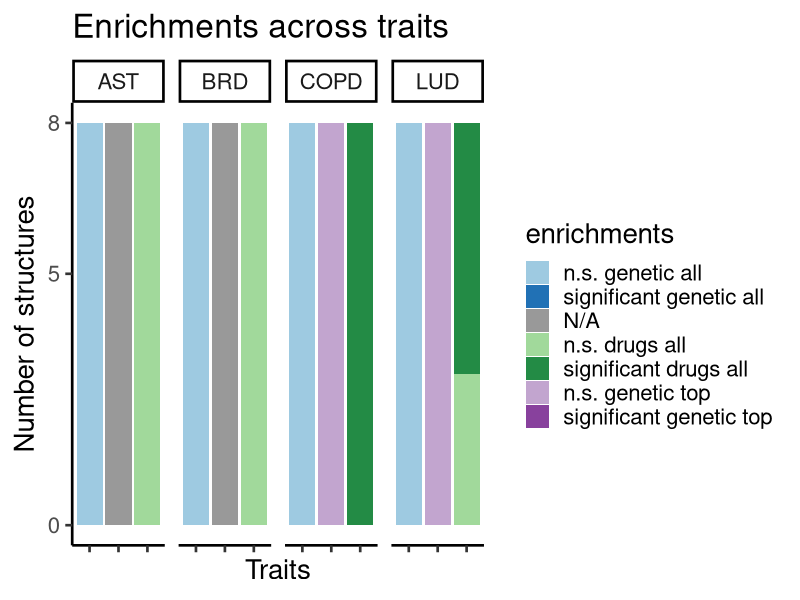

Recreate this plot in R.
## ---- chunk 1
library(ggplot2)
## ---- chunk 2
mydata <- read.csv("Enrichments_barplot_HLA_Bronchi_A42.csv", sep = ";")
## ---- chunk 3
enrichments <- mydata$Enrichment
trait <- mydata$Trait
number_of_structures <- as.numeric(mydata$Structures)
geneset <- mydata$Gene.set
factor_lvl <- 1:length(mydata[,1])
## ---- chunk 4
enrichments <- factor(enrichments, levels = rev(unique(enrichments)))
geneset <- factor(geneset, levels = unique(geneset))
trait <- factor(trait, levels = unique(trait))

## ---- chunk 5
# creating data frame 
enriched_proportions <- data.frame(number_of_structures,trait,enrichments,geneset,factor_lvl)

## ---- chunk 6
p1 <-   ggplot(enriched_proportions, aes(x=geneset, y=number_of_structures, fill = enrichments)) +
    geom_bar(stat="identity", position = "stack") +
    scale_y_continuous(breaks = c(0,5,8)) + #,limits = c(0,20)) +
    #geom_text(size = 6, position = position_stack(vjust = 0.75),aes(label = number_of_structures)) +
    facet_wrap(~ trait, ncol = 12) +
    labs(title="Enrichments across traits") +
    xlab("Traits") +
    ylab("Number of structures") +
    theme_classic(base_size = 20) +
    theme(axis.text.x=element_blank()) +
    scale_fill_manual(values=c("#88419D","#C2A5CF","#238B45", "#A1D99B","grey60","#2171B5","#9ECAE1")) +
    #coord_flip() +
    guides(fill = guide_legend(reverse = T))

p1
## ---- chunk 7
sessionInfo()
